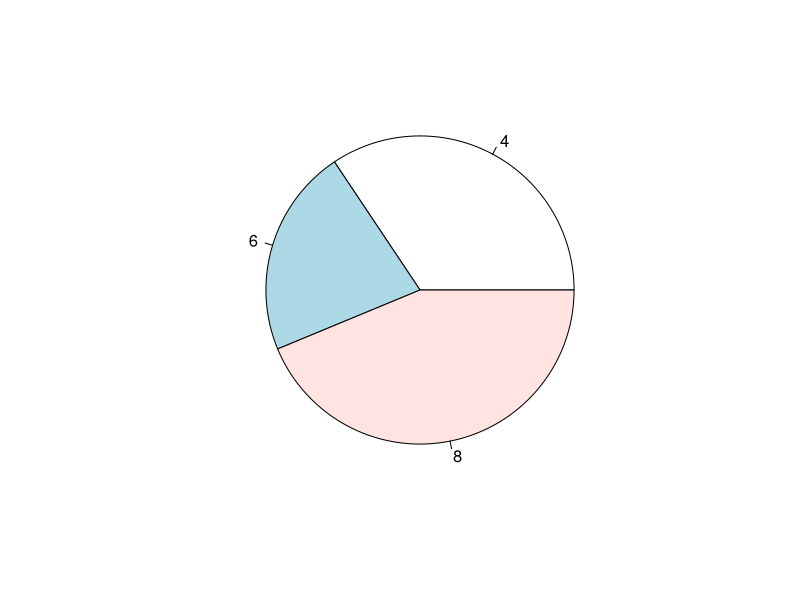
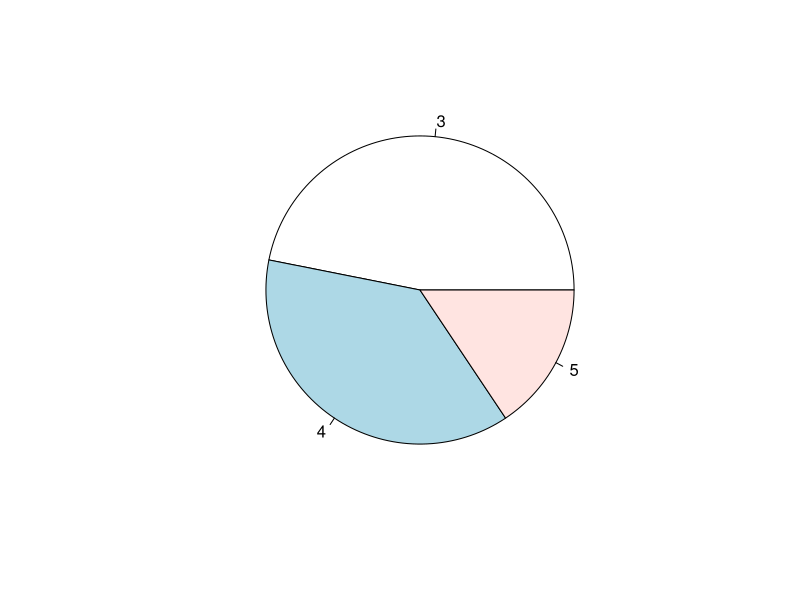
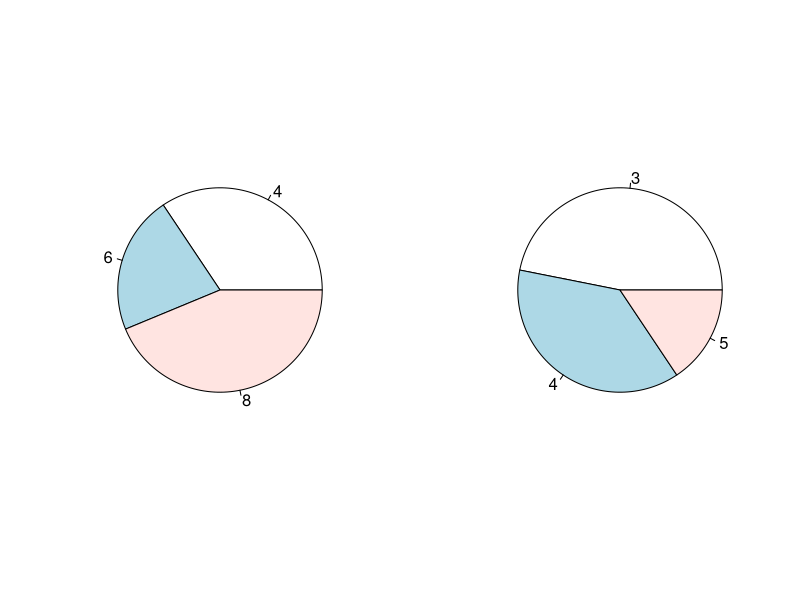
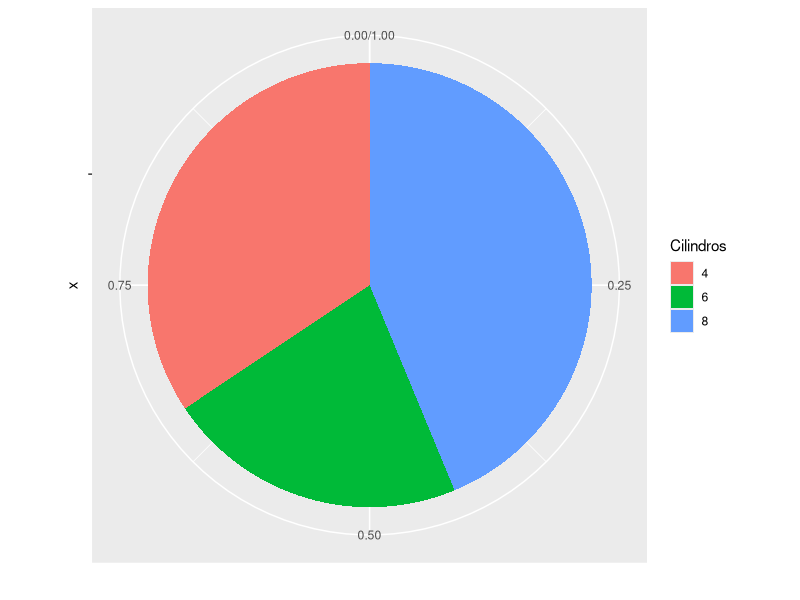
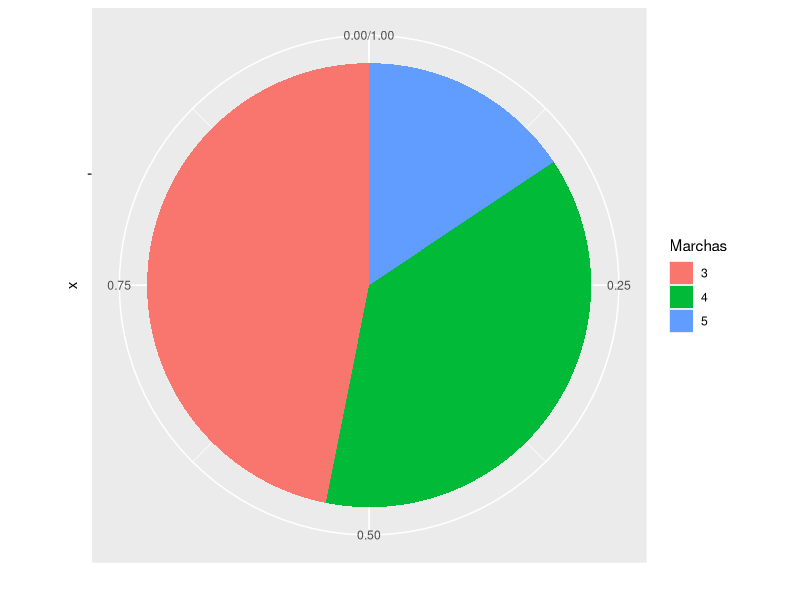
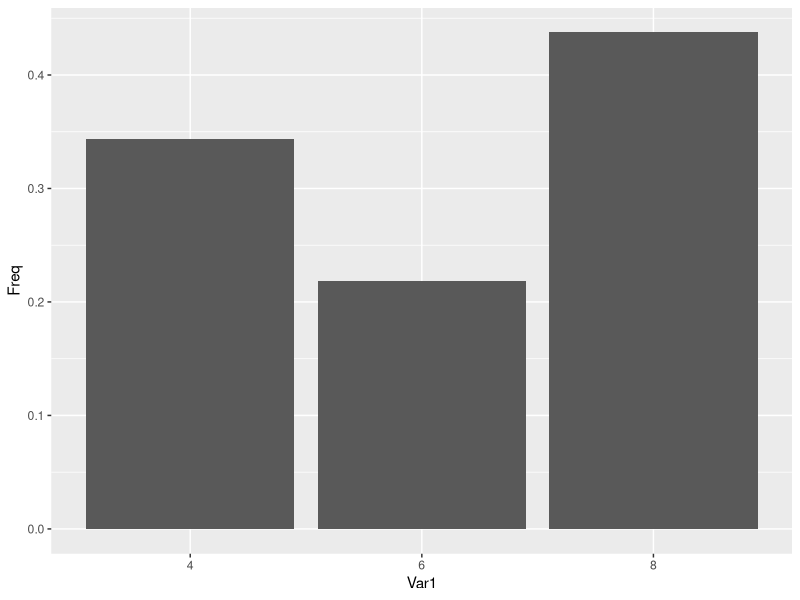
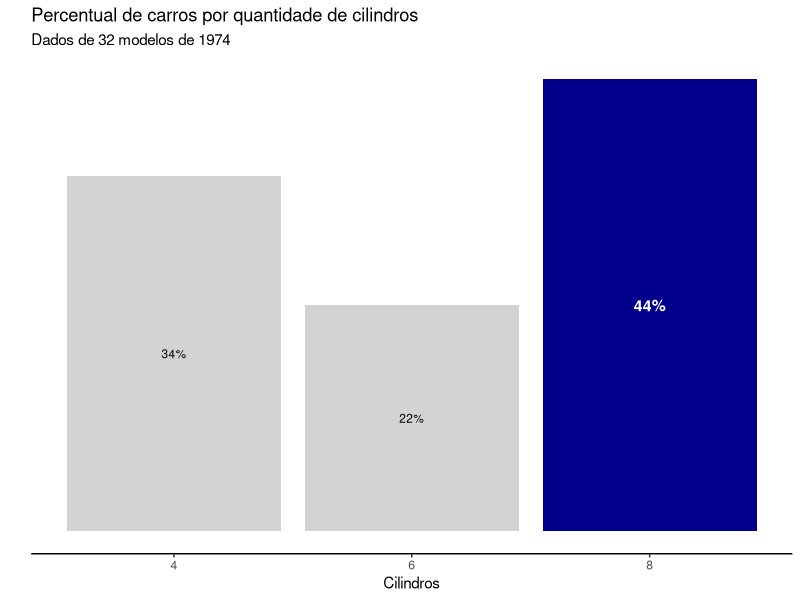
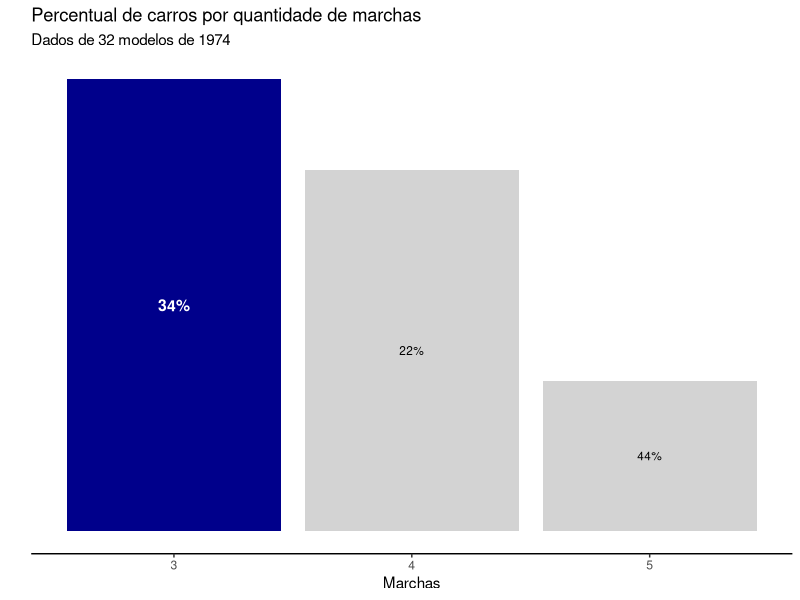

Write the R code that produced these figures, in order.
# Carregar dados
cars = mtcars

# Espiar os dados
?mtcars
str(cars)

# Pizza por quantidade de cilindros
pie(table(cars$cyl))

# Pizza por quantidade de marchas
pie(table(cars$gear))

# Comparando as pizzas
par(mfrow = c(1, 2))
pie(table(cars$cyl))
pie(table(cars$gear))
par(mfrow = c(1, 1))

# Pizza com ggplot
library(tidyverse)

# Criar tabela de contagens e percentuais
prop = data.frame(prop.table(table(cars$cyl)),
                  prop.table(table(cars$gear)))
prop

# Gráficos
# Cilindros
ggplot(prop, aes(x = "", y = Freq, fill = Var1)) +
  geom_col() +
  coord_polar("y") +
  labs(fill = "Cilindros", y = "")

# Marchas
ggplot(prop, aes(x = "", y = Freq.1, fill = Var1.1)) +
  geom_col() +
  coord_polar("y") +
  labs(fill = "Marchas", y = "")

# ======================================================
#                      ALTERNATIVA
#                 - Gráfico de Barras -
# ======================================================

# Gráfico de barras mínimo
ggplot(prop, aes(x = Var1, y = Freq)) +
  geom_col() 
  #geom_bar(stat = "identity")
  #stat_summary(geom = "bar") 

  
# Melhorando visualização
ggplot(prop, aes(x = Var1, y = Freq)) +
  #geom_col() +
  geom_col(fill = ifelse(prop$Var1 == '8', 'blue4', 'lightgray')) +
  geom_text(aes(label = str_c(round(Freq*100, digits = 0), "%")),
            #fontface = "bold", 
            fontface = ifelse(prop$Var1 == '8', 'bold', 'plain'), 
            #size = 4,
            size = ifelse(prop$Var1 == '8', 4, 3), 
            color = ifelse(prop$Var1 == '8', "white", "black"), 
            position = position_stack(vjust = 0.5)
            ) +
  theme_classic() +
  theme(axis.text.y = element_blank(),
        axis.ticks.y = element_blank(),
        axis.line.y = element_blank()
        ) +
  labs(y = "", x = "Cilindros",
       title = "Percentual de carros por quantidade de cilindros",
       subtitle = "Dados de 32 modelos de 1974")


# Por quantidade de marchas
ggplot(prop, aes(x = Var1.1, y = Freq.1)) +
  #geom_col() +
  geom_col(fill = ifelse(prop$Var1.1 == '3', 'blue4', 'lightgray')) +
  geom_text(aes(label = str_c(round(Freq*100, digits = 0), "%")),
            #fontface = "bold", 
            fontface = ifelse(prop$Var1.1 == '3', 'bold', 'plain'), 
            #size = 4,
            size = ifelse(prop$Var1.1 == '3', 4, 3), 
            color = ifelse(prop$Var1.1 == '3', "white", "black"), 
            position = position_stack(vjust = 0.5)
  ) +
  theme_classic() +
  theme(axis.text.y = element_blank(),
        axis.ticks.y = element_blank(),
        axis.line.y = element_blank()
  ) +
  labs(y = "", x = "Marchas",
       title = "Percentual de carros por quantidade de marchas",
       subtitle = "Dados de 32 modelos de 1974")


# Juntando os dois em um para comparar
library(patchwork)

P1 = ggplot(prop, aes(x = Var1, y = Freq)) +
  #geom_col() +
  geom_col(fill = ifelse(prop$Var1 == '8', 'blue4', 'lightgray')) +
  geom_text(aes(label = str_c(round(Freq*100, digits = 0), "%")),
            #fontface = "bold", 
            fontface = ifelse(prop$Var1 == '8', 'bold', 'plain'), 
            #size = 4,
            size = ifelse(prop$Var1 == '8', 4, 3), 
            color = ifelse(prop$Var1 == '8', "white", "black"), 
            position = position_stack(vjust = 0.5)
  ) +
  theme_classic() +
  theme(axis.text.y = element_blank(),
        axis.ticks.y = element_blank(),
        axis.line.y = element_blank()
  ) +
  labs(y = "", x = "Cilindros",
       title = "Percentual de carros por quantidade de cilindros",
       subtitle = "Dados de 32 modelos de 1974")

P2 = ggplot(prop, aes(x = Var1.1, y = Freq.1)) +
  #geom_col() +
  geom_col(fill = ifelse(prop$Var1.1 == '3', 'blue4', 'lightgray')) +
  geom_text(aes(label = str_c(round(Freq*100, digits = 0), "%")),
            #fontface = "bold", 
            fontface = ifelse(prop$Var1.1 == '3', 'bold', 'plain'), 
            #size = 4,
            size = ifelse(prop$Var1.1 == '3', 4, 3), 
            color = ifelse(prop$Var1.1 == '3', "white", "black"), 
            position = position_stack(vjust = 0.5)
  ) +
  theme_classic() +
  theme(axis.text.y = element_blank(),
        axis.ticks.y = element_blank(),
        axis.line.y = element_blank()
  ) +
  labs(y = "", x = "Marchas",
       title = "Percentual de carros por quantidade de marchas",
       subtitle = "Dados de 32 modelos de 1974")

P1 + P2

# Antes e Depois e Depois
par(mfrow = c(1, 2))
pie(table(cars$cyl))
pie(table(cars$gear))
par(mfrow = c(1, 1))

pie1 = ggplot(prop, aes(x = "", y = Freq, fill = Var1)) +
  geom_col() +
  coord_polar("y") +
  labs(fill = "Cilindros", y = "")

pie2 = ggplot(prop, aes(x = "", y = Freq.1, fill = Var1.1)) +
  geom_col() +
  coord_polar("y") +
  labs(fill = "Marchas", y = "")

pie1 + pie2

P1 + P2

pie1 + P1

(pie1 | P1) / (pie2 | P2)
